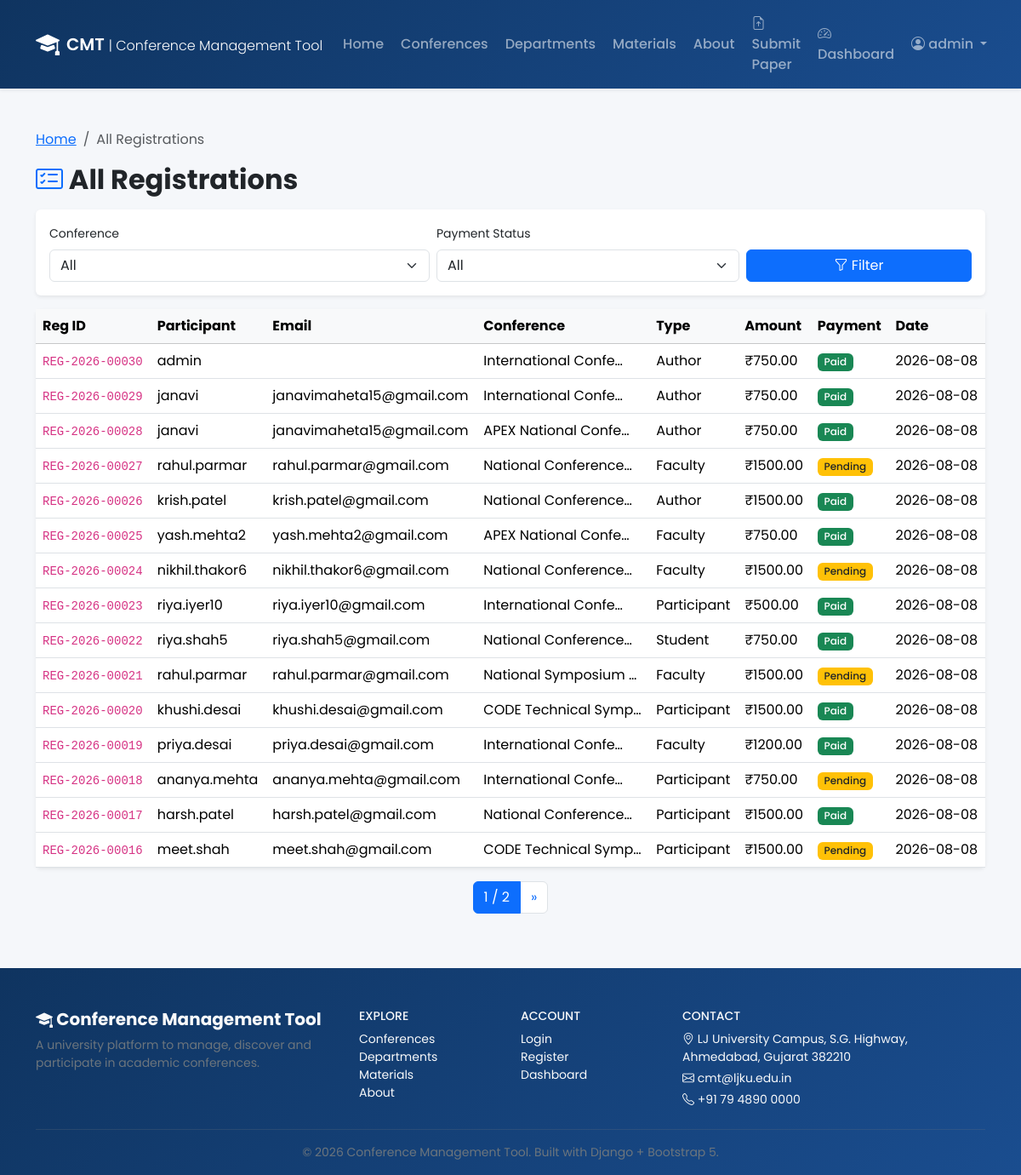
/registrations/all/ (signed in), run on the app's committed database.
### registrations/models.py (models this page shows, shortened)
class Registration(models.Model):
    class ParticipantType(models.TextChoices):
        AUTHOR = 'AUTHOR', 'Author'
        STUDENT = 'STUDENT', 'Student'
        FACULTY = 'FACULTY', 'Faculty'
        PARTICIPANT = 'PARTICIPANT', 'Participant'
    class PaymentStatus(models.TextChoices):
        PENDING = 'PENDING', 'Pending'
        PAID = 'PAID', 'Paid'
        FAILED = 'FAILED', 'Failed'
    registration_id = models.CharField(max_length=20, unique=True, blank=True)
    user = models.ForeignKey(User, on_delete=models.CASCADE, related_name='registrations')
    conference = models.ForeignKey(
        'conferences.Conference',
        on_delete=models.CASCADE,
        related_name='registrations',
    )
    participant_type = models.CharField(
        max_length=15, choices=ParticipantType.choices, default=ParticipantType.AUTHOR
    )
    phone = models.CharField(max_length=20, blank=True)
    institution = models.CharField(max_length=200, blank=True)
    city = models.CharField(max_length=100, blank=True)
    state = models.CharField(max_length=100, blank=True)
    registration_fee = models.DecimalField(max_digits=10, decimal_places=2, default=0)
    payment_status = models.CharField(
        max_length=10, choices=PaymentStatus.choices, default=PaymentStatus.PENDING
    )
    registration_date = models.DateTimeField(auto_now_add=True)
    class Meta:
        ordering = ['-registration_date']
        unique_together = ('user', 'conference')

### conferences/models.py (models this page shows, shortened)
class Conference(models.Model):
    class Status(models.TextChoices):
        PAST = 'PAST', 'Past'
        CURRENT = 'CURRENT', 'Current'
        UPCOMING = 'UPCOMING', 'Upcoming'
    title = models.CharField(max_length=300)
    code = models.CharField(max_length=30, unique=True, blank=True, help_text='Auto-generated conference code, e.g. CMT-2026-CSE-001')
    description = models.TextField()
    department = models.ForeignKey(
        Department,
        on_delete=models.SET_NULL,
        null=True,
        blank=True,
        related_name='conferences',
    )
    start_date = models.DateField()
    end_date = models.DateField()
    venue = models.CharField(max_length=300)
    organizer = models.CharField(max_length=200, blank=True)
    contact_email = models.EmailField(blank=True)
    contact_phone = models.CharField(max_length=20, blank=True)
    registration_deadline = models.DateField(null=True, blank=True)
    abstract_deadline = models.DateField(null=True, blank=True)
    paper_deadline = models.DateField(null=True, blank=True)
    registration_fee = models.DecimalField(max_digits=10, decimal_places=2, default=0)
    banner = models.ImageField(upload_to='banners/', blank=True, null=True)
    is_published = models.BooleanField(default=True)
    created_at = models.DateTimeField(auto_now_add=True)
    updated_at = models.DateTimeField(auto_now=True)
    class Meta:
        ordering = ['-start_date']

### registrations/views.py (the view)
# urls.py: path('all/', views.all_registrations, name='all_registrations'),
@login_required
def all_registrations(request):
    if not _can_manage(request):
        messages.error(request, 'Access denied.')
        return redirect('dashboard_redirect')
    qs = Registration.objects.all()
    conf = request.GET.get('conference', '')
    status = request.GET.get('status', '')
    if conf: qs = qs.filter(conference_id=conf)
    if status: qs = qs.filter(payment_status=status)
    paginator = Paginator(qs, 15)
    page_obj = paginator.get_page(request.GET.get('page'))
    return render(request, 'registrations/all_registrations.html', {
        'page_obj': page_obj,
        'conferences': Conference.objects.all(),
        'conf': conf, 'status': status,
        'status_choices': Registration.PaymentStatus.choices,
    })

### accounts/context_processors.py (called while the page is built)
def profile_context(request):
    profile = None
    if request.user.is_authenticated:
        try:
            profile = request.user.profile
        except Profile.DoesNotExist:
            profile = None
    return {'user_profile': profile}

### registrations/views.py (called while the page is built)
def _can_manage(request):
    return request.user.is_authenticated and (
        request.user.is_superuser or request.user.profile.role in (Profile.Role.ADMIN, Profile.Role.COORDINATOR)
    )

### templates/registrations/all_registrations.html (shortened to what this page needs)
{% extends 'base.html' %}
{% block content %}
<div class="container py-5">
    <nav aria-label="breadcrumb" class="mb-3">
        <ol class="breadcrumb">
            <li class="breadcrumb-item"><a href="{% url 'home' %}">Home</a></li>
            <li class="breadcrumb-item active">All Registrations</li>
        </ol>
    </nav>
    <h2 class="fw-bold mb-3"><i class="bi bi-card-checklist text-primary"></i> All Registrations</h2>
    <div class="card border-0 shadow-sm mb-3">
        <div class="card-body">
            <form method="get" class="row g-2 align-items-end">
                <div class="col-md-5"><label class="form-label small">Conference</label><select name="conference" class="form-select"><option value="">All</option></select></div>
                <div class="col-md-4"><label class="form-label small">Payment Status</label><select name="status" class="form-select"><option value="">All</option></select></div>
                <div class="col-md-3"><button type="submit" class="btn btn-primary w-100"><i class="bi bi-funnel"></i> Filter</button></div>
            </form>
        </div>
    </div>
    <div class="card border-0 shadow-sm">
        <div class="card-body p-0">
            <div class="table-responsive">
                <table class="table table-hover mb-0">
                    <thead class="table-light"><tr><th>Reg ID</th><th>Participant</th><th>Email</th><th>Conference</th><th>Type</th><th>Amount</th><th>Payment</th><th>Date</th></tr></thead>
                    <tbody>
                    {% for r in page_obj %}
                    <tr>
                        <td><code>{{ r.registration_id }}</code></td>
                        <td>{{ r.user.username }}</td>
                        <td>{{ r.user.email }}</td>
                        <td>{{ r.conference.title|truncatechars:20 }}</td>
                        <td>{{ r.get_participant_type_display }}</td>
                        <td>₹{{ r.registration_fee }}</td>
                        <td>{% if r.payment_status == 'PAID' %}<span class="badge bg-success">Paid</span>{% elif r.payment_status == 'FAILED' %}<span class="badge bg-danger">Failed</span>{% else %}<span class="badge bg-warning text-dark">Pending</span>{% endif %}</td>
                        <td>{{ r.registration_date|date:"Y-m-d" }}</td>
                    </tr>
                    {% empty %}
                    <tr><td colspan="8" class="text-center text-muted py-4">No registrations found.</td></tr>
                    {% endfor %}
                    </tbody>
                </table>
            </div>
        </div>
    </div>
    {% if page_obj.has_other_pages %}
    <nav class="mt-3"><ul class="pagination justify-content-center">
        <li class="page-item active"><span class="page-link">{{ page_obj.number }} / {{ page_obj.paginator.num_pages }}</span></li>
        {% if page_obj.has_next %}<li class="page-item"><a class="page-link" href="?page={{ page_obj.next_page_number }}&conference={{ conf }}&status={{ status }}">&raquo;</a></li>{% endif %}
    </ul></nav>
    {% endif %}
</div>
{% endblock %}

### templates/base.html (shortened to what this page needs)
{% load static %}
<!DOCTYPE html>
<html lang="en">
<head>
    <link href="https://cdn.jsdelivr.net/npm/bootstrap@5.3.3/dist/css/bootstrap.min.css" rel="stylesheet">
    <link href="https://cdn.jsdelivr.net/npm/bootstrap-icons@1.11.3/font/bootstrap-icons.min.css" rel="stylesheet">
    <link href="{% static 'css/style.css' %}" rel="stylesheet">
</head>
<body class="d-flex flex-column min-vh-100">
{% block navbar %}
<nav class="navbar navbar-expand-lg navbar-dark cmt-navbar shadow-sm sticky-top">
    <div class="container">
        <a class="navbar-brand fw-semibold d-flex align-items-center gap-2" href="{% url 'home' %}">
            <i class="bi bi-mortarboard-fill fs-3"></i>
            <span>CMT <small class="fw-light fs-6">| Conference Management Tool</small></span>
        </a>
        <div class="collapse navbar-collapse" id="navMain">
            <ul class="navbar-nav ms-auto align-items-lg-center gap-lg-1">
                <li class="nav-item"><a class="nav-link" href="{% url 'home' %}">Home</a></li>
                <li class="nav-item"><a class="nav-link" href="{% url 'conference_list' %}">Conferences</a></li>
                <li class="nav-item"><a class="nav-link" href="{% url 'department_list' %}">Departments</a></li>
                <li class="nav-item"><a class="nav-link" href="{% url 'materials_list' %}">Materials</a></li>
                <li class="nav-item"><a class="nav-link" href="{% url 'about' %}">About</a></li>
                {% if user.is_authenticated %}
                    <li class="nav-item"><a class="nav-link" href="{% url 'submission_create' %}"><i class="bi bi-file-earmark-arrow-up"></i> Submit Paper</a></li>
                    <li class="nav-item"><a class="nav-link" href="{% url 'dashboard_redirect' %}"><i class="bi bi-speedometer2"></i> Dashboard</a></li>
                    <li class="nav-item dropdown">
                        <a class="nav-link dropdown-toggle" data-bs-toggle="dropdown" href="#">
                            <i class="bi bi-person-circle"></i> {{ user.username }}
                        </a>
                    </li>
                {% else %}
                    <li class="nav-item"><a class="nav-link" href="{% url 'login' %}">Login</a></li>
                    <li class="nav-item"><a class="btn btn-light btn-sm ms-lg-2 text-primary fw-semibold" href="{% url 'register' %}">Register</a></li>
                {% endif %}
            </ul>
        </div>
    </div>
</nav>
{% endblock %}
<div class="flex-grow-1">
    {% block content %}{% endblock %}
</div>
<footer class="cmt-footer text-light mt-auto pt-5 pb-3">
    <div class="container">
        <div class="row gy-4">
            <div class="col-lg-4">
                <h5 class="fw-bold"><i class="bi bi-mortarboard-fill"></i> Conference Management Tool</h5>
                <p class="small text-secondary mb-0">A university platform to manage, discover and participate in academic conferences.</p>
            </div>
            <div class="col-6 col-lg-2">
                <h6 class="text-uppercase small">Explore</h6>
                <ul class="list-unstyled small">
                    <li><a class="text-light text-decoration-none" href="{% url 'conference_list' %}">Conferences</a></li>
                    <li><a class="text-light text-decoration-none" href="{% url 'department_list' %}">Departments</a></li>
                    <li><a class="text-light text-decoration-none" href="{% url 'materials_list' %}">Materials</a></li>
                    <li><a class="text-light text-decoration-none" href="{% url 'about' %}">About</a></li>
                </ul>
            </div>
            <div class="col-6 col-lg-2">
                <h6 class="text-uppercase small">Account</h6>
                <ul class="list-unstyled small">
                    <li><a class="text-light text-decoration-none" href="{% url 'login' %}">Login</a></li>
                    <li><a class="text-light text-decoration-none" href="{% url 'register' %}">Register</a></li>
                    <li><a class="text-light text-decoration-none" href="{% url 'dashboard_redirect' %}">Dashboard</a></li>
                </ul>
            </div>
            <div class="col-lg-4">
                <h6 class="text-uppercase small">Contact</h6>
                <p class="small mb-1"><i class="bi bi-geo-alt"></i> LJ University Campus, S.G. Highway, Ahmedabad, Gujarat 382210</p>
                <p class="small mb-1"><i class="bi bi-envelope"></i> cmt@ljku.edu.in</p>
                <p class="small mb-0"><i class="bi bi-telephone"></i> +91 79 4890 0000</p>
            </div>
        </div>
        <hr class="border-secondary my-3">
        <p class="small text-secondary text-center mb-0">&copy; {% now "Y" %} Conference Management Tool. Built with Django + Bootstrap 5.</p>
    </div>
</footer>
</body>
</html>

### static/css/style.css (style rules this page uses)
:root { --cmt-primary: #1a4d8f; --cmt-primary-dark: #0f3460; --cmt-accent: #2d6a4f; --cmt-light: #f8f9fa; }
body { font-family: 'Poppins', sans-serif; background-color: #f5f7fa; }
.cmt-navbar { background: linear-gradient(135deg, var(--cmt-primary-dark), var(--cmt-primary)); }
.cmt-navbar .nav-link { font-weight: 500; transition: color 0.2s; }
.cmt-footer { background: linear-gradient(135deg, #0f3460, #1a4d8f); }
.badge { font-weight: 500; }

### data on the page
Registration: registration_id "REG-2026-00030", user.username "admin", conference "International Confe…", participant_type "Author", registration_fee "750.00", payment_status "Paid", registration_date "2026-08-08"
Registration: registration_id "REG-2026-00029", user.username "janavi", user.email "janavimaheta15@gmail.com", conference "International Confe…", participant_type "Author", registration_fee "750.00", payment_status "Paid", registration_date "2026-08-08"
Registration: registration_id "REG-2026-00028", user.username "janavi", user.email "janavimaheta15@gmail.com", conference "APEX National Confe…", participant_type "Author", registration_fee "750.00", payment_status "Paid", registration_date "2026-08-08"
Registration: registration_id "REG-2026-00027", user.username "rahul.parmar", user.email "rahul.parmar@gmail.com", conference "National Conference…", participant_type "Faculty", registration_fee "1500.00", payment_status "Pending", registration_date "2026-08-08"
Registration: registration_id "REG-2026-00026", user.username "krish.patel", user.email "krish.patel@gmail.com", conference "National Conference…", participant_type "Author", registration_fee "1500.00", payment_status "Paid", registration_date "2026-08-08"
Registration: registration_id "REG-2026-00025", user.username "yash.mehta2", user.email "yash.mehta2@gmail.com", conference "APEX National Confe…", participant_type "Faculty", registration_fee "750.00", payment_status "Paid", registration_date "2026-08-08"
Registration: registration_id "REG-2026-00024", user.username "nikhil.thakor6", user.email "nikhil.thakor6@gmail.com", conference "National Conference…", participant_type "Faculty", registration_fee "1500.00", payment_status "Pending", registration_date "2026-08-08"
Registration: registration_id "REG-2026-00023", user.username "riya.iyer10", user.email "riya.iyer10@gmail.com", conference "International Confe…", participant_type "Participant", registration_fee "500.00", payment_status "Paid", registration_date "2026-08-08"
Registration: registration_id "REG-2026-00022", user.username "riya.shah5", user.email "riya.shah5@gmail.com", conference "National Conference…", participant_type "Student", registration_fee "750.00", payment_status "Paid", registration_date "2026-08-08"
Registration: registration_id "REG-2026-00021", user.username "rahul.parmar", user.email "rahul.parmar@gmail.com", conference "National Symposium …", participant_type "Faculty", registration_fee "1500.00", payment_status "Pending", registration_date "2026-08-08"
Registration: registration_id "REG-2026-00020", user.username "khushi.desai", user.email "khushi.desai@gmail.com", conference "CODE Technical Symp…", participant_type "Participant", registration_fee "1500.00", payment_status "Paid", registration_date "2026-08-08"
Registration: registration_id "REG-2026-00019", user.username "priya.desai", user.email "priya.desai@gmail.com", conference "International Confe…", participant_type "Faculty", registration_fee "1200.00", payment_status "Paid", registration_date "2026-08-08"
Registration: registration_id "REG-2026-00018", user.username "ananya.mehta", user.email "ananya.mehta@gmail.com", conference "International Confe…", participant_type "Participant", registration_fee "750.00", payment_status "Pending", registration_date "2026-08-08"
Registration: registration_id "REG-2026-00017", user.username "harsh.patel", user.email "harsh.patel@gmail.com", conference "National Conference…", participant_type "Participant", registration_fee "1500.00", payment_status "Paid", registration_date "2026-08-08"
Registration: registration_id "REG-2026-00016", user.username "meet.shah", user.email "meet.shah@gmail.com", conference "CODE Technical Symp…", participant_type "Participant", registration_fee "1500.00", payment_status "Pending", registration_date "2026-08-08"

### other printed values
{{ user.username }} "admin"
{{ page_obj.number }} "1"
{{ page_obj.paginator.num_pages }} "2"
